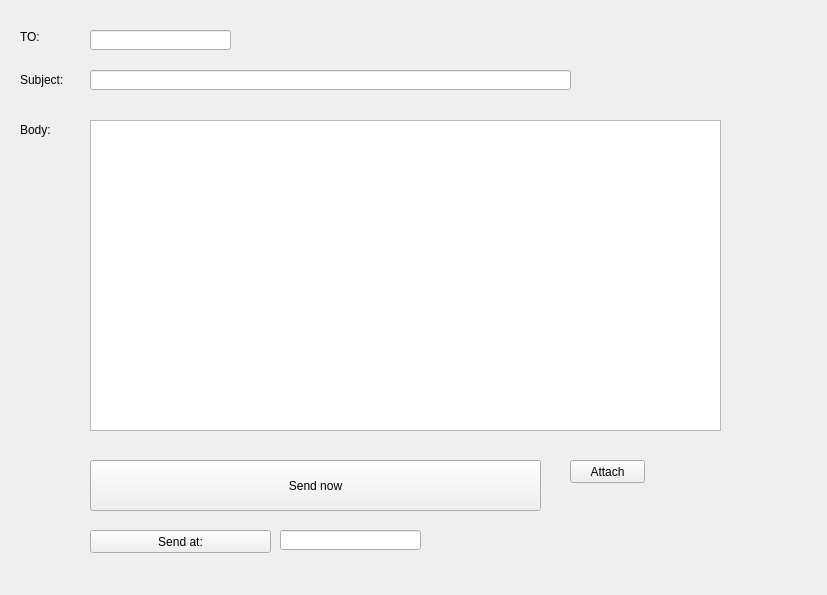
<?xml version="1.0" encoding="UTF-8"?>
<ui version="4.0">
 <class>senderWindow</class>
 <widget class="QWidget" name="senderWindow">
  <property name="geometry">
   <rect>
    <x>0</x>
    <y>0</y>
    <width>827</width>
    <height>595</height>
   </rect>
  </property>
  <property name="windowTitle">
   <string>Form</string>
  </property>
  <widget class="QLineEdit" name="mailToEdit">
   <property name="geometry">
    <rect>
     <x>90</x>
     <y>30</y>
     <width>141</width>
     <height>20</height>
    </rect>
   </property>
  </widget>
  <widget class="QLineEdit" name="subjectEdit">
   <property name="geometry">
    <rect>
     <x>90</x>
     <y>70</y>
     <width>481</width>
     <height>20</height>
    </rect>
   </property>
  </widget>
  <widget class="QPlainTextEdit" name="bodyEdit">
   <property name="geometry">
    <rect>
     <x>90</x>
     <y>120</y>
     <width>631</width>
     <height>311</height>
    </rect>
   </property>
  </widget>
  <widget class="QPushButton" name="sendNowButton">
   <property name="geometry">
    <rect>
     <x>90</x>
     <y>460</y>
     <width>451</width>
     <height>51</height>
    </rect>
   </property>
   <property name="text">
    <string>Send now</string>
   </property>
  </widget>
  <widget class="QPushButton" name="addFilesButton">
   <property name="geometry">
    <rect>
     <x>570</x>
     <y>460</y>
     <width>75</width>
     <height>23</height>
    </rect>
   </property>
   <property name="text">
    <string>Attach</string>
   </property>
  </widget>
  <widget class="QPushButton" name="sendLaterButton">
   <property name="geometry">
    <rect>
     <x>90</x>
     <y>530</y>
     <width>181</width>
     <height>23</height>
    </rect>
   </property>
   <property name="text">
    <string>Send at:</string>
   </property>
  </widget>
  <widget class="QLabel" name="attachmentsLabel">
   <property name="geometry">
    <rect>
     <x>660</x>
     <y>460</y>
     <width>151</width>
     <height>91</height>
    </rect>
   </property>
   <property name="text">
    <string/>
   </property>
  </widget>
  <widget class="QLabel" name="sendStatusLabel">
   <property name="geometry">
    <rect>
     <x>90</x>
     <y>570</y>
     <width>441</width>
     <height>41</height>
    </rect>
   </property>
   <property name="text">
    <string/>
   </property>
  </widget>
  <widget class="QLabel" name="label">
   <property name="geometry">
    <rect>
     <x>20</x>
     <y>30</y>
     <width>46</width>
     <height>13</height>
    </rect>
   </property>
   <property name="text">
    <string>TO:</string>
   </property>
  </widget>
  <widget class="QLabel" name="label_2">
   <property name="geometry">
    <rect>
     <x>20</x>
     <y>70</y>
     <width>61</width>
     <height>20</height>
    </rect>
   </property>
   <property name="text">
    <string>Subject:</string>
   </property>
  </widget>
  <widget class="QLabel" name="label_3">
   <property name="geometry">
    <rect>
     <x>20</x>
     <y>120</y>
     <width>61</width>
     <height>20</height>
    </rect>
   </property>
   <property name="text">
    <string>Body:</string>
   </property>
  </widget>
  <widget class="QLineEdit" name="dateEdit">
   <property name="geometry">
    <rect>
     <x>280</x>
     <y>530</y>
     <width>141</width>
     <height>20</height>
    </rect>
   </property>
   <property name="text">
    <string/>
   </property>
  </widget>
 </widget>
 <resources/>
 <connections/>
</ui>
